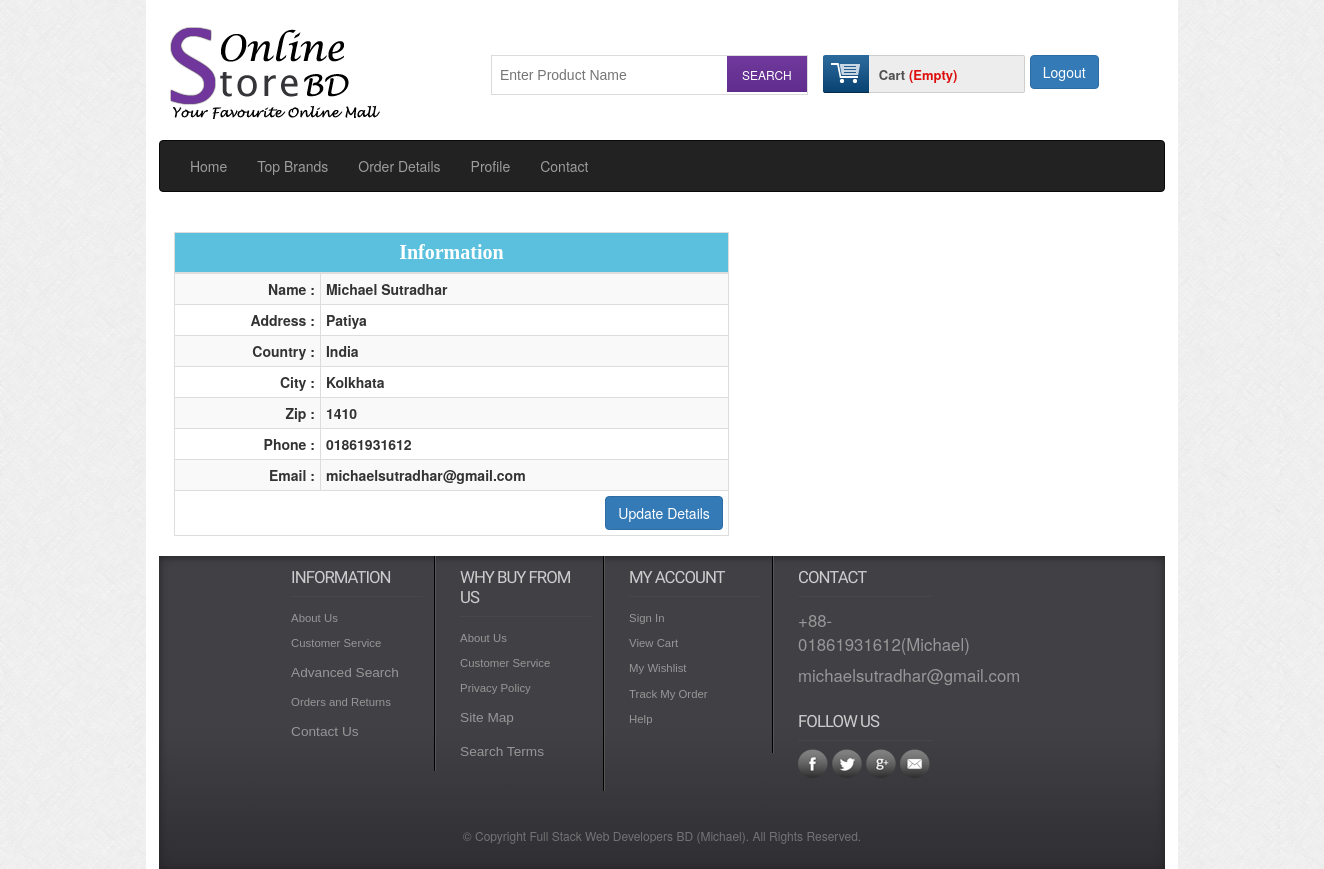
/shop/profile.php (signed in), run on the app's committed database.
### tables this page shows
CREATE TABLE `tbl_customer` (
  `id` int(11) NOT NULL,
  `name` varchar(255) NOT NULL,
  `address` text NOT NULL,
  `city` varchar(30) NOT NULL,
  `country` varchar(30) NOT NULL,
  `zip` varchar(30) NOT NULL,
  `phone` varchar(30) NOT NULL,
  `email` varchar(255) NOT NULL,
  `password` varchar(32) NOT NULL,
  `status` int(11) NOT NULL DEFAULT '0'
);

CREATE TABLE `tbl_country` (
  `country_id` int(11) NOT NULL,
  `countryName` varchar(255) NOT NULL
);

CREATE TABLE `tbl_city` (
  `city_id` int(11) NOT NULL,
  `cityName` varchar(255) NOT NULL,
  `country_id` int(11) NOT NULL
);

### shop/classes/Customer.php (called while the page is built, shortened)
<?php
    $filepath = realpath(dirname(__FILE__));
    include_once ($filepath.'/../lib/Database.php');
?>
<?php
class Customer{
    private $db;
    public function __construct() {
        $this->db = new Database();
    }
    public function customerData($id){
        $query = "SELECT cust.*,c.countryName,ci.cityName
                  FROM tbl_customer as cust,tbl_country as c,tbl_city as ci
                  WHERE cust.country = c.country_id AND cust.city = ci.city_id
                  AND id = '$id'";
        $result = $this->db->select($query);
        return $result;
    }
}

### shop/lib/Database.php (called while the page is built, shortened)
<?php
Class Database{
 public $host   = DB_HOST;
 public $user   = DB_USER;
 public $pass   = DB_PASS;
 public $dbname = DB_NAME;
 public $link;
private function connectDB(){
 $this->link = new mysqli($this->host, $this->user, $this->pass,
  $this->dbname);
 }
public function select($query){
  $result = $this->link->query($query) or
   die($this->link->error.__LINE__);
  if($result->num_rows > 0){
    return $result;
  } else {
    return false;
  }
 }
}

### shop/lib/Session.php (called while the page is built, shortened)
<?php
class Session{
 public static function get($key){
  if (isset($_SESSION[$key])) {
   return $_SESSION[$key];
  } else {
   return false;
  }
 }
}

### shop/profile.php (the view, shortened to what this page needs)
<?php include 'inc/header.php' ;
?>
<div class="main">
    <div class="container">
        <div class="row">
            <div class="col-md-6 offset-md-3">
                <?php
                    $id = Session::get("customerId");
                    $getCustomerData = $cmr->customerData($id);
                    if($getCustomerData){
                        while ($result = $getCustomerData->fetch_assoc()){
                ?>
                <br>
            <table class="table table-striped table-condensed table-bordered">
                                    <thead>
                                        <tr class="btn-info text-center">
                                            <td colspan="2"><span style="font-family: cursive;font-weight: bold; font-size: 20px;">Information</span></td>
                                        </tr>
                                    </thead>
                                    <tbody>
                                        <tr>
                                            <td class="text-right"><b>Name :</b></td>
                                            <td><b><?php echo $result['name'];?></b></td>
                                        </tr>
                                        <tr>
                                            <td class="text-right"><b>Address :</b></td>
                                            <td><b><?php echo $result['address'];?></b></td>
                                        </tr>
                                        <tr>
                                            <td class="text-right"><b>Country :</b></td>
                                            <td><b><?php echo $result['countryName'];?></b></td>
                                        </tr>
                                          <tr>
                                            <td class="text-right"><b>City :</b></td>
                                            <td><b><?php echo $result['cityName'];?></b></td>
                                        </tr>
                                        <tr>
                                            <td class="text-right"><b>Zip :</b></td>
                                            <td><b><?php echo $result['zip'];?></b></td>
                                        </tr>
                                        <tr>
                                            <td class="text-right"><b>Phone :</b></td>
                                            <td><b><?php echo $result['phone'];?></b></td>
                                        </tr>
                                        <tr>
                                            <td class="text-right"><b>Email :</b></td>
                                            <td><b><?php echo $result['email'];?></b></td>
                                        </tr>
                                        <tr>
                                            <td colspan="2" class="text-right"><a class="btn btn-primary" href="editProfile.php">Update Details</a></td>
                                        </tr>
                                    </tbody>
                                </table>
                    <?php } } ?>
            </div>
        </div>
    </div>
</div>
<?php include 'inc/footer.php' ;
?>

### shop/css/style.css (style rules this page uses)
html,body,div,span,applet,object,iframe,h1,h2,h3,h4,h5,h6,p,blockquote,pre,a,abbr,acronym,address,big,cite,code,del,dfn,em,img,ins,kbd,q,s,samp,small,strike,strong,sub,sup,tt,var,b,u,i,dl,dt,dd,ol,nav ul,nav li,fieldset,form,label,legend,table,caption,tbody,tfoot,thead,tr,th,td,article,aside,canvas,details,embed,figure,figcaption,footer,header,hgroup,menu,nav,output,ruby,section,summary,time,mark,audio,video { margin:0;padding:0;border:0;font-size:100%;font:inherit;vertical-align:baseline; }
table { border-collapse:collapse;border-spacing:0; }
a { text-decoration:none; }
body { font-family:Arial, Helvetica, sans-serif; background:url(../images/body_bg3.jpg); }

### data on the page
tbl_customer: name "Michael Sutradhar", address "Patiya", tbl_country.countryName "India", tbl_city.cityName "Kolkhata", zip "1410", phone "01861931612", email "michaelsutradhar@gmail.com"
